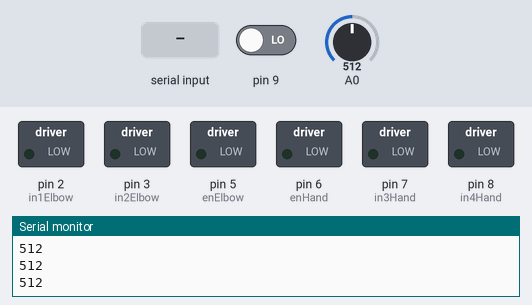
Recording of a sketch running on a simulated Arduino Uno, built with avr-gcc and run on an emulated ATmega328P. Parts: switched loads named in the sketch (green lamp = pin HIGH), the last lines printed to the serial monitor. Dashed ring = blinking. Inputs (shaded band) come from the test bench; at power-on: pin 9 LOW, A0 = 512.

Above: at 1.2 s.
1.3 s: "0" received over Serial
At 1.7 s:
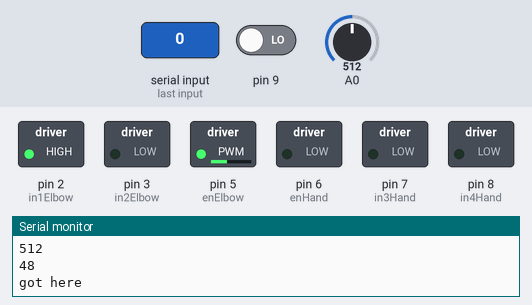
4.3 s: pin 9 driven HIGH
At 5.0 s:
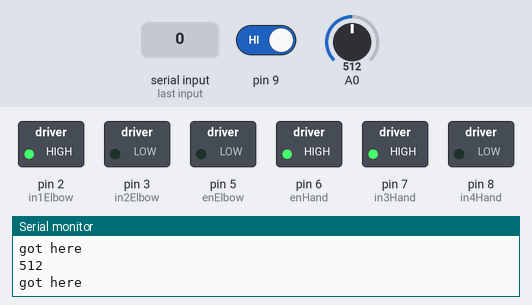
7.3 s: "1" received over Serial
At 8.1 s:
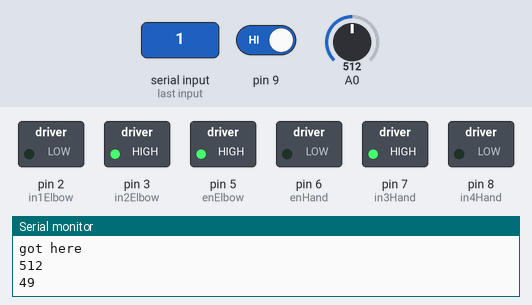
10.3 s: pin 9 driven LOW
At 10.8 s:
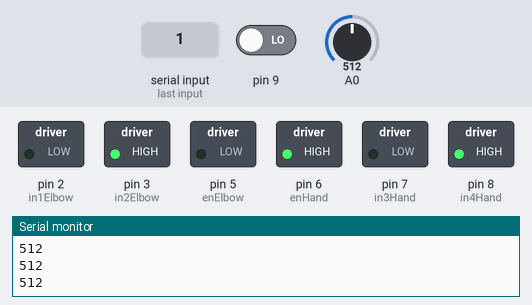
13.3 s: pin 9 driven HIGH
At 14.3 s:
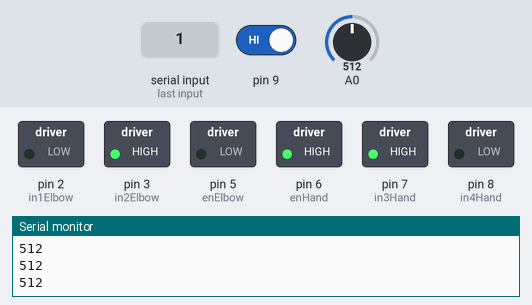
16.3 s: "49" received over Serial
At 17.7 s:
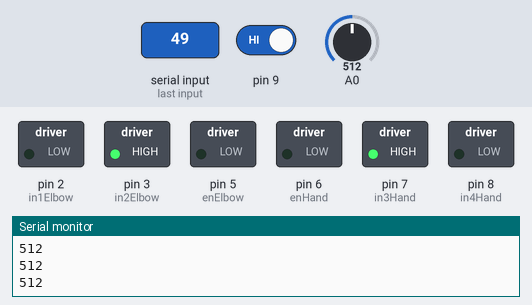
Timing chart, 0 to 19.1 s (numbered marks = the images above; inputs shaded):
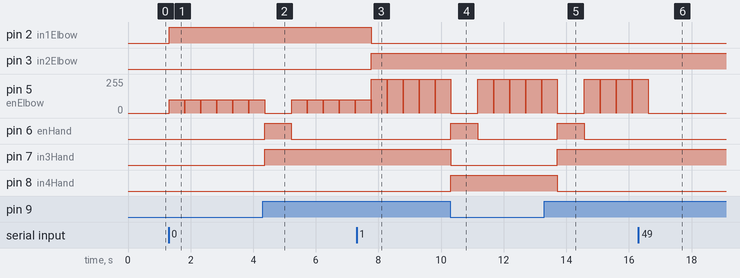

Measured:
- after the input at 1.3 s, pin 2 (in1Elbow): LOW → HIGH at once; pin 5 (enElbow): alternates 100/255 for 0.50 s and 0/255 for 0.01 s, starting at once
- after the input at 4.3 s, pin 6 (enHand): LOW → HIGH after 0.06 s, → LOW 0.85 s later; pin 7 (in3Hand): LOW → HIGH after 0.06 s
- after the input at 7.3 s, pin 2 (in1Elbow): HIGH → LOW after 0.47 s; pin 3 (in2Elbow): LOW → HIGH after 0.47 s
- after the input at 10.3 s, pin 6 (enHand): LOW → HIGH at once, → LOW 0.85 s later; pin 7 (in3Hand): HIGH → LOW at once; pin 8 (in4Hand): LOW → HIGH at once
- after the input at 13.3 s, pin 6 (enHand): LOW → HIGH after 0.42 s, → LOW 0.85 s later; pin 7 (in3Hand): LOW → HIGH after 0.42 s; pin 8 (in4Hand): HIGH → LOW after 0.42 s
- after the input at 16.3 s, pin 5 (enElbow): goes on until 16.6 s, then stays 0/255

The sketch:

ArduinoCode.ino
```cpp
// Elbow motor setup
int enElbow = 5;
int in1Elbow = 2;
int in2Elbow = 3;
// Hand motor setup
int enHand = 6;
int in3Hand = 7;
int in4Hand = 8;
int handPosition = 0;
String val;
void setup() {
  Serial.begin(115200); // Start the serial communication at 115200 baud rate
  	// Set all the motor control pins to outputs
	pinMode(enElbow, OUTPUT);
	pinMode(enHand, OUTPUT);
	pinMode(in1Elbow, OUTPUT);
	pinMode(in2Elbow, OUTPUT);
	pinMode(in3Hand, OUTPUT);
	pinMode(in4Hand, OUTPUT);
  pinMode(9, INPUT);

	// Turn off motors - Initial state
	digitalWrite(in1Elbow, LOW);
	digitalWrite(in2Elbow, LOW);
	digitalWrite(in3Hand, LOW);
	digitalWrite(in4Hand, LOW);
}

void loop() {
  int sensorValue = analogRead(A0); // Read the analog value from pin A0
  float millivolt = (sensorValue / 1023.0) * 5.0 * 1000; // Convert to millivolts
  // Send the sensor value and voltage over serial
  // Serial.print("Sensor Value: ");
  Serial.println(sensorValue);
  if (Serial.available() > 0)
   { // If data is available to read,
     val = Serial.read(); // read it and store it in val
     Serial.println(val);
   }
   if (val == "49")
   { // If 1 was received flex arm
     digitalWrite(in1Elbow, LOW);
	 digitalWrite(in2Elbow, HIGH);
	 analogWrite(enElbow, 255);
	 delay(500);
	 analogWrite(enElbow, 0);
   } else if(val == "48"){ // Else put the arm down
      Serial.println("got here");
      digitalWrite(in1Elbow, HIGH);
	 digitalWrite(in2Elbow, LOW);
     analogWrite(enElbow, 100);
	 delay(500);
   analogWrite(enElbow, 0);
   }

  int newHandPosition = digitalRead(9);
//   Serial.println(newHandPosition);
  if(newHandPosition > handPosition && handPosition == 0){
    //close hand
	digitalWrite(in3Hand, HIGH);
	digitalWrite(in4Hand, LOW);
	analogWrite(enHand, 255);
	delay(850);
	analogWrite(enHand, 0);
  handPosition = 1;
  }else if(newHandPosition < handPosition && handPosition == 1){
    //open hand
  digitalWrite(in3Hand, LOW);
	digitalWrite(in4Hand, HIGH);
	analogWrite(enHand, 255);
	delay(850);
	analogWrite(enHand, 0);
  handPosition = 0;
  }
  handPosition = newHandPosition;
  delay(10); // Delay for 10 milliseconds (adjust as needed)
}
```
